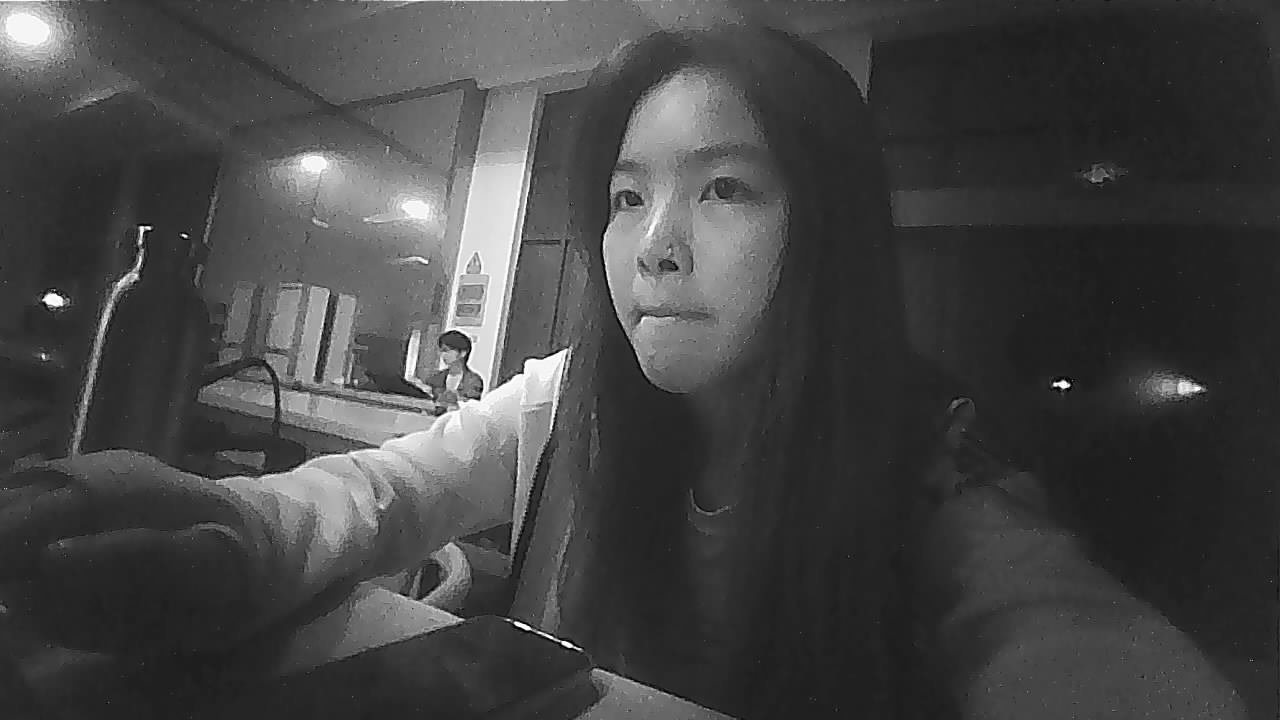
#> input picture 261004/data/raw/frame_00.png, 1280 x 720 px; its folder holds 2 pictures in this run
$ python image_quality.py
#> lines starting #> are read from the running program, lines starting #| are printed output that depends on the picture
#> in main, img is the input picture: shape (720, 1280); min 0, max 254, mean 67.7
"""
STEP 6: Image quality analysis on captured raw frames.

Computes, per frame and averaged across all 10 static frames:
- resolution
- mean brightness
- standard deviation
- min / max pixel value
- contrast (max-min, and std-based)
- percentage of saturated pixels (==0 or ==255)
- histogram

Outputs a composite figure (original + grayscale histogram) per frame-of-interest
to data/processed/, and a summary CSV to data/results/.

Goal: assess whether OV9281 (no IR-cut filter, no dedicated IR illuminator yet)
produces usable eye-region image quality under current ambient lighting.
"""
import os
import csv
import numpy as np
import cv2
import matplotlib
matplotlib.use("Agg")
import matplotlib.pyplot as plt

BASE = os.path.dirname(os.path.abspath(__file__))
RAW_DIR = os.path.join(BASE, "data", "raw")
PROCESSED_DIR = os.path.join(BASE, "data", "processed")
RESULTS_DIR = os.path.join(BASE, "data", "results")
os.makedirs(PROCESSED_DIR, exist_ok=True)
os.makedirs(RESULTS_DIR, exist_ok=True)

def analyze(img):
    mean = float(np.mean(img))
#> mean = 67.7
    std = float(np.std(img))
#> std = 43.75
    vmin = int(np.min(img))
#> vmin = 0
    vmax = int(np.max(img))
#> vmax = 254
    contrast_range = vmax - vmin
#> contrast_range = 254
    total_px = img.size
#> total_px = 921600
    saturated_low = int(np.sum(img == 0))
#> saturated_low = 108
    saturated_high = int(np.sum(img == 255))
#> saturated_high = 0
    saturated_pct = 100.0 * (saturated_low + saturated_high) / total_px
#> saturated_pct = 0.0117
    return {
        "mean_brightness": round(mean, 2),
        "std_dev": round(std, 2),
        "min_pixel": vmin,
        "max_pixel": vmax,
        "contrast_range": contrast_range,
        "saturated_low_px": saturated_low,
        "saturated_high_px": saturated_high,
        "saturated_pct": round(saturated_pct, 3),
    }

def main():
    files = sorted(f for f in os.listdir(RAW_DIR) if f.endswith(".png"))
    if not files:
        print(f"No PNG frames found in {RAW_DIR}")
        return

    rows = []
    for fname in files:
        path = os.path.join(RAW_DIR, fname)
        img = cv2.imread(path, cv2.IMREAD_GRAYSCALE)
        if img is None:
            print(f"  Failed to read {fname}")
            continue
        stats = analyze(img)
#> stats = {'mean_brightness': 67.7, 'std_dev': 43.75, 'min_pixel': 0, 'max_pixel': 254, 'contrast_range': 254, 'saturated_low_px': 108, 'saturated_high_px': 0, 'saturated_pct': 0.012}
        stats["filename"] = fname
        stats["width"] = img.shape[1]
        stats["height"] = img.shape[0]
        rows.append(stats)
        print(f"  {fname}: mean={stats['mean_brightness']} std={stats['std_dev']} "
              f"range=[{stats['min_pixel']},{stats['max_pixel']}] "
              f"saturated={stats['saturated_pct']}%")
#|   frame_00.png: mean=67.7 std=43.75 range=[0,254] saturated=0.012%

    # composite figure (image + histogram) for the first frame only
    first_path = os.path.join(RAW_DIR, files[0])
    img0 = cv2.imread(first_path, cv2.IMREAD_GRAYSCALE)

    fig, axes = plt.subplots(1, 2, figsize=(12, 5))
    axes[0].imshow(img0, cmap="gray", vmin=0, vmax=255)
    axes[0].set_title(f"Raw frame: {files[0]}")
    axes[0].axis("off")

    axes[1].hist(img0.ravel(), bins=256, range=(0, 255), color="black")
    axes[1].set_title("Grayscale histogram")
    axes[1].set_xlabel("Pixel value")
    axes[1].set_ylabel("Count")

    fig.tight_layout()
    out_fig = os.path.join(PROCESSED_DIR, "image_quality_frame00.png")
    fig.savefig(out_fig, dpi=120)
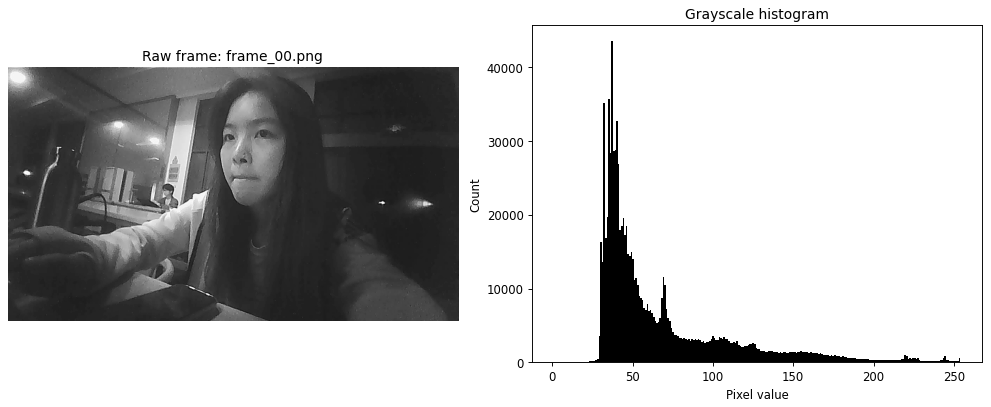
#> figure drawn by matplotlib, 2 panels; panel 2: tallest bar 43450 high, from x = 36.86 to 37.85
    plt.close(fig)
    print(f"\nSaved composite figure to {out_fig}")

    # summary CSV
    csv_path = os.path.join(RESULTS_DIR, "image_quality.csv")
    fieldnames = ["filename", "width", "height", "mean_brightness", "std_dev",
                  "min_pixel", "max_pixel", "contrast_range",
                  "saturated_low_px", "saturated_high_px", "saturated_pct"]
    with open(csv_path, "w", newline="") as f:
        writer = csv.DictWriter(f, fieldnames=fieldnames)
        writer.writeheader()
        for r in rows:
            writer.writerow(r)
#> this loop made 2 passes
    print(f"Saved per-frame stats to {csv_path}")

    # averaged summary
    avg_mean = np.mean([r["mean_brightness"] for r in rows])
#> avg_mean = 68.41
    avg_std = np.mean([r["std_dev"] for r in rows])
#> avg_std = 42.67
    avg_sat = np.mean([r["saturated_pct"] for r in rows])
#> avg_sat = 0.0075
    print("\n--- Averaged across all frames ---")
    print(f"  mean brightness: {avg_mean:.2f} (0-255 scale)")
#|   mean brightness: 68.41 (0-255 scale)
    print(f"  mean std dev (contrast proxy): {avg_std:.2f}")
#|   mean std dev (contrast proxy): 42.67
    print(f"  mean saturated pixel pct: {avg_sat:.3f}%")
#|   mean saturated pixel pct: 0.007%

    if avg_mean < 60:
        print("\n  ASSESSMENT: Average brightness is low. Without IR illumination,")
        print("  ambient-light-only capture may produce underexposed eye regions.")
    elif avg_sat > 5:
        print("\n  ASSESSMENT: Significant saturated pixel percentage -- possible")
        print("  overexposure/glare, which can interfere with pupil detection.")
    else:
        print("\n  ASSESSMENT: Brightness and saturation levels are within a")
        print("  reasonable range for further ROI/pupil-detection experiments,")
        print("  but this does NOT guarantee stable pupil segmentation -- eye")
        print("  region occupies a small fraction of the 105 deg FOV frame.")

if __name__ == "__main__":
    main()
